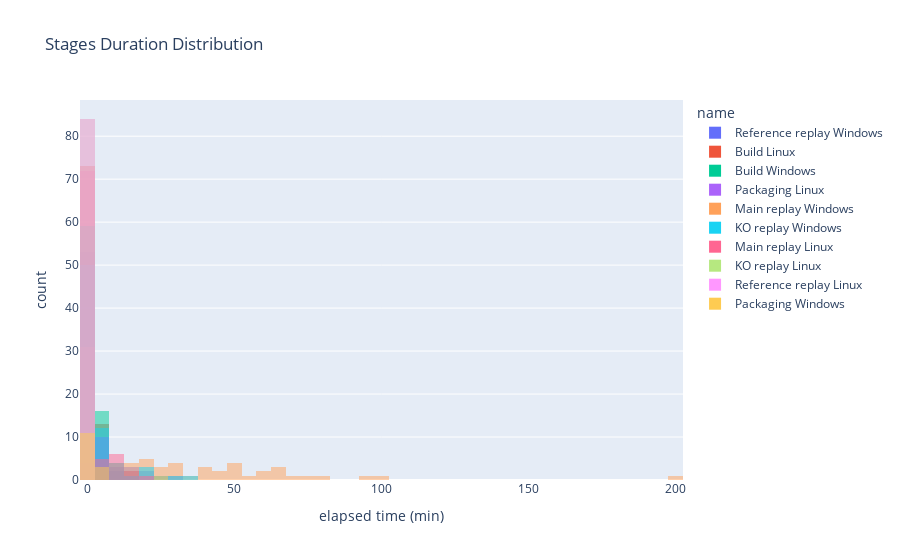

The notebook cell saved with this chart:
### Code cell
fig = px.histogram(df_stage,x=elapsed_time_min,color='name',labels={'x':'elapsed time (min)', 'y':'count'},title='Stages Duration Distribution ',barmode='overlay')
fig.show()
po.plot(fig, filename='stages_elapsed_time.html', auto_open=True)
#file:///C:/Users/ICA3/stages_elapsed_time.html
